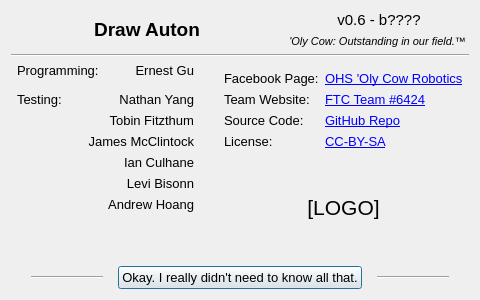
<?xml version="1.0" encoding="UTF-8"?>
<ui version="4.0">
 <class>AboutWindow</class>
 <widget class="QDialog" name="AboutWindow">
  <property name="windowModality">
   <enum>Qt::WindowModal</enum>
  </property>
  <property name="geometry">
   <rect>
    <x>0</x>
    <y>0</y>
    <width>480</width>
    <height>300</height>
   </rect>
  </property>
  <property name="sizePolicy">
   <sizepolicy hsizetype="Fixed" vsizetype="Fixed">
    <horstretch>0</horstretch>
    <verstretch>0</verstretch>
   </sizepolicy>
  </property>
  <property name="minimumSize">
   <size>
    <width>480</width>
    <height>300</height>
   </size>
  </property>
  <property name="maximumSize">
   <size>
    <width>480</width>
    <height>300</height>
   </size>
  </property>
  <property name="font">
   <font>
    <pointsize>10</pointsize>
   </font>
  </property>
  <property name="windowTitle">
   <string>Draw Auton - About</string>
  </property>
  <layout class="QGridLayout" name="layout_window">
   <item row="0" column="0" colspan="2">
    <layout class="QGridLayout" name="layout_title" columnstretch="5,2">
     <item row="0" column="1">
      <widget class="QLabel" name="label_version">
       <property name="font">
        <font>
         <pointsize>11</pointsize>
        </font>
       </property>
       <property name="cursor">
        <cursorShape>IBeamCursor</cursorShape>
       </property>
       <property name="text">
        <string>v0.6 - b????</string>
       </property>
       <property name="alignment">
        <set>Qt::AlignCenter</set>
       </property>
       <property name="textInteractionFlags">
        <set>Qt::LinksAccessibleByMouse|Qt::TextSelectableByMouse</set>
       </property>
      </widget>
     </item>
     <item row="1" column="1">
      <widget class="QLabel" name="label_motto">
       <property name="font">
        <font>
         <pointsize>8</pointsize>
         <italic>true</italic>
        </font>
       </property>
       <property name="cursor">
        <cursorShape>IBeamCursor</cursorShape>
       </property>
       <property name="text">
        <string>'Oly Cow: Outstanding in our field.™ </string>
       </property>
       <property name="alignment">
        <set>Qt::AlignRight|Qt::AlignTrailing|Qt::AlignVCenter</set>
       </property>
       <property name="textInteractionFlags">
        <set>Qt::LinksAccessibleByMouse|Qt::TextSelectableByMouse</set>
       </property>
      </widget>
     </item>
     <item row="0" column="0" rowspan="2">
      <widget class="QLabel" name="label_title">
       <property name="font">
        <font>
         <pointsize>14</pointsize>
         <weight>75</weight>
         <bold>true</bold>
        </font>
       </property>
       <property name="text">
        <string>Draw Auton</string>
       </property>
       <property name="alignment">
        <set>Qt::AlignCenter</set>
       </property>
      </widget>
     </item>
    </layout>
   </item>
   <item row="3" column="0">
    <layout class="QFormLayout" name="layout_programming">
     <property name="formAlignment">
      <set>Qt::AlignRight|Qt::AlignTop|Qt::AlignTrailing</set>
     </property>
     <property name="leftMargin">
      <number>6</number>
     </property>
     <property name="rightMargin">
      <number>12</number>
     </property>
     <item row="0" column="0">
      <widget class="QLabel" name="label_programming">
       <property name="text">
        <string>Programming:</string>
       </property>
      </widget>
     </item>
     <item row="0" column="1">
      <widget class="QLabel" name="label_EG">
       <property name="text">
        <string>Ernest Gu</string>
       </property>
       <property name="alignment">
        <set>Qt::AlignRight|Qt::AlignTrailing|Qt::AlignVCenter</set>
       </property>
      </widget>
     </item>
    </layout>
   </item>
   <item row="4" column="0">
    <layout class="QFormLayout" name="layout_testing">
     <property name="formAlignment">
      <set>Qt::AlignRight|Qt::AlignTrailing|Qt::AlignVCenter</set>
     </property>
     <property name="leftMargin">
      <number>6</number>
     </property>
     <property name="topMargin">
      <number>8</number>
     </property>
     <property name="rightMargin">
      <number>12</number>
     </property>
     <item row="0" column="0">
      <widget class="QLabel" name="label_testing">
       <property name="text">
        <string>Testing:</string>
       </property>
      </widget>
     </item>
     <item row="0" column="1">
      <widget class="QLabel" name="label_NY">
       <property name="text">
        <string>Nathan Yang</string>
       </property>
       <property name="alignment">
        <set>Qt::AlignRight|Qt::AlignTrailing|Qt::AlignVCenter</set>
       </property>
      </widget>
     </item>
     <item row="1" column="1">
      <widget class="QLabel" name="label_TF">
       <property name="text">
        <string>Tobin Fitzthum</string>
       </property>
       <property name="alignment">
        <set>Qt::AlignRight|Qt::AlignTrailing|Qt::AlignVCenter</set>
       </property>
      </widget>
     </item>
     <item row="2" column="1">
      <widget class="QLabel" name="label_JM">
       <property name="text">
        <string>James McClintock</string>
       </property>
       <property name="alignment">
        <set>Qt::AlignRight|Qt::AlignTrailing|Qt::AlignVCenter</set>
       </property>
      </widget>
     </item>
     <item row="4" column="1">
      <widget class="QLabel" name="label_LB">
       <property name="text">
        <string>Levi Bisonn</string>
       </property>
       <property name="alignment">
        <set>Qt::AlignRight|Qt::AlignTrailing|Qt::AlignVCenter</set>
       </property>
      </widget>
     </item>
     <item row="3" column="1">
      <widget class="QLabel" name="label_IC">
       <property name="text">
        <string>Ian Culhane</string>
       </property>
       <property name="alignment">
        <set>Qt::AlignRight|Qt::AlignTrailing|Qt::AlignVCenter</set>
       </property>
      </widget>
     </item>
     <item row="5" column="1">
      <widget class="QLabel" name="label_AH">
       <property name="text">
        <string>Andrew Hoang</string>
       </property>
       <property name="alignment">
        <set>Qt::AlignRight|Qt::AlignTrailing|Qt::AlignVCenter</set>
       </property>
      </widget>
     </item>
     <item row="6" column="0" colspan="2">
      <spacer name="spacer_testing">
       <property name="orientation">
        <enum>Qt::Vertical</enum>
       </property>
       <property name="sizeHint" stdset="0">
        <size>
         <width>20</width>
         <height>40</height>
        </size>
       </property>
      </spacer>
     </item>
    </layout>
   </item>
   <item row="6" column="0" colspan="2">
    <layout class="QHBoxLayout" name="layout_bottom">
     <property name="spacing">
      <number>15</number>
     </property>
     <property name="leftMargin">
      <number>20</number>
     </property>
     <property name="rightMargin">
      <number>20</number>
     </property>
     <item>
      <widget class="Line" name="line_L">
       <property name="orientation">
        <enum>Qt::Horizontal</enum>
       </property>
      </widget>
     </item>
     <item>
      <widget class="QPushButton" name="pushButton_close">
       <property name="text">
        <string>Okay. I really didn't need to know all that.</string>
       </property>
       <property name="default">
        <bool>true</bool>
       </property>
      </widget>
     </item>
     <item>
      <widget class="Line" name="line_R">
       <property name="orientation">
        <enum>Qt::Horizontal</enum>
       </property>
      </widget>
     </item>
    </layout>
   </item>
   <item row="3" column="1" rowspan="2">
    <layout class="QFormLayout" name="layout_links">
     <property name="fieldGrowthPolicy">
      <enum>QFormLayout::AllNonFixedFieldsGrow</enum>
     </property>
     <property name="leftMargin">
      <number>12</number>
     </property>
     <property name="topMargin">
      <number>8</number>
     </property>
     <property name="rightMargin">
      <number>6</number>
     </property>
     <item row="0" column="0">
      <widget class="QLabel" name="label_facebook">
       <property name="text">
        <string>Facebook Page:</string>
       </property>
      </widget>
     </item>
     <item row="0" column="1">
      <widget class="QLabel" name="label_facebook_link">
       <property name="text">
        <string>&lt;a href=&quot;https://www.facebook.com/pages/OHS-Oly-Cow-Robotics/160019847470634&quot;&gt;&lt;span style=&quot; text-decoration: underline; color:#0000ff;&quot;&gt;OHS 'Oly Cow Robotics&lt;/span&gt;&lt;/a&gt;</string>
       </property>
       <property name="alignment">
        <set>Qt::AlignLeading|Qt::AlignLeft|Qt::AlignVCenter</set>
       </property>
      </widget>
     </item>
     <item row="1" column="0">
      <widget class="QLabel" name="label_website">
       <property name="text">
        <string>Team Website:</string>
       </property>
      </widget>
     </item>
     <item row="1" column="1">
      <widget class="QLabel" name="label_website_link">
       <property name="text">
        <string>&lt;a href=&quot;http://tobinfitzthum.com/robotics/&quot;&gt;&lt;span style=&quot; text-decoration: underline; color:#0000ff;&quot;&gt;FTC Team #6424&lt;/span&gt;&lt;/a&gt;</string>
       </property>
       <property name="alignment">
        <set>Qt::AlignLeading|Qt::AlignLeft|Qt::AlignVCenter</set>
       </property>
      </widget>
     </item>
     <item row="2" column="0">
      <widget class="QLabel" name="label_source">
       <property name="text">
        <string>Source Code:</string>
       </property>
      </widget>
     </item>
     <item row="2" column="1">
      <widget class="QLabel" name="label_source_link">
       <property name="text">
        <string>&lt;a href=&quot;https://github.com/OlyCow/draw-auton/&quot;&gt;&lt;span style=&quot; text-decoration: underline; color:#0000ff;&quot;&gt;GitHub Repo&lt;/span&gt;&lt;/a&gt;</string>
       </property>
       <property name="alignment">
        <set>Qt::AlignLeading|Qt::AlignLeft|Qt::AlignVCenter</set>
       </property>
      </widget>
     </item>
     <item row="3" column="0">
      <widget class="QLabel" name="label_license">
       <property name="text">
        <string>License:</string>
       </property>
      </widget>
     </item>
     <item row="3" column="1">
      <widget class="QLabel" name="label_license_link">
       <property name="text">
        <string>&lt;a href=&quot;http://creativecommons.org/licenses/by-sa/4.0/&quot;&gt;&lt;span style=&quot; text-decoration: underline; color:#0000ff;&quot;&gt;CC-BY-SA&lt;/span&gt;&lt;/a&gt;</string>
       </property>
       <property name="alignment">
        <set>Qt::AlignLeading|Qt::AlignLeft|Qt::AlignVCenter</set>
       </property>
      </widget>
     </item>
     <item row="4" column="0" colspan="2">
      <widget class="QLabel" name="label_logo">
       <property name="sizePolicy">
        <sizepolicy hsizetype="Preferred" vsizetype="Expanding">
         <horstretch>0</horstretch>
         <verstretch>0</verstretch>
        </sizepolicy>
       </property>
       <property name="font">
        <font>
         <pointsize>16</pointsize>
        </font>
       </property>
       <property name="text">
        <string>[LOGO]</string>
       </property>
       <property name="alignment">
        <set>Qt::AlignCenter</set>
       </property>
      </widget>
     </item>
    </layout>
   </item>
   <item row="2" column="0" colspan="2">
    <widget class="Line" name="line_top">
     <property name="orientation">
      <enum>Qt::Horizontal</enum>
     </property>
    </widget>
   </item>
  </layout>
 </widget>
 <resources/>
 <connections/>
</ui>
